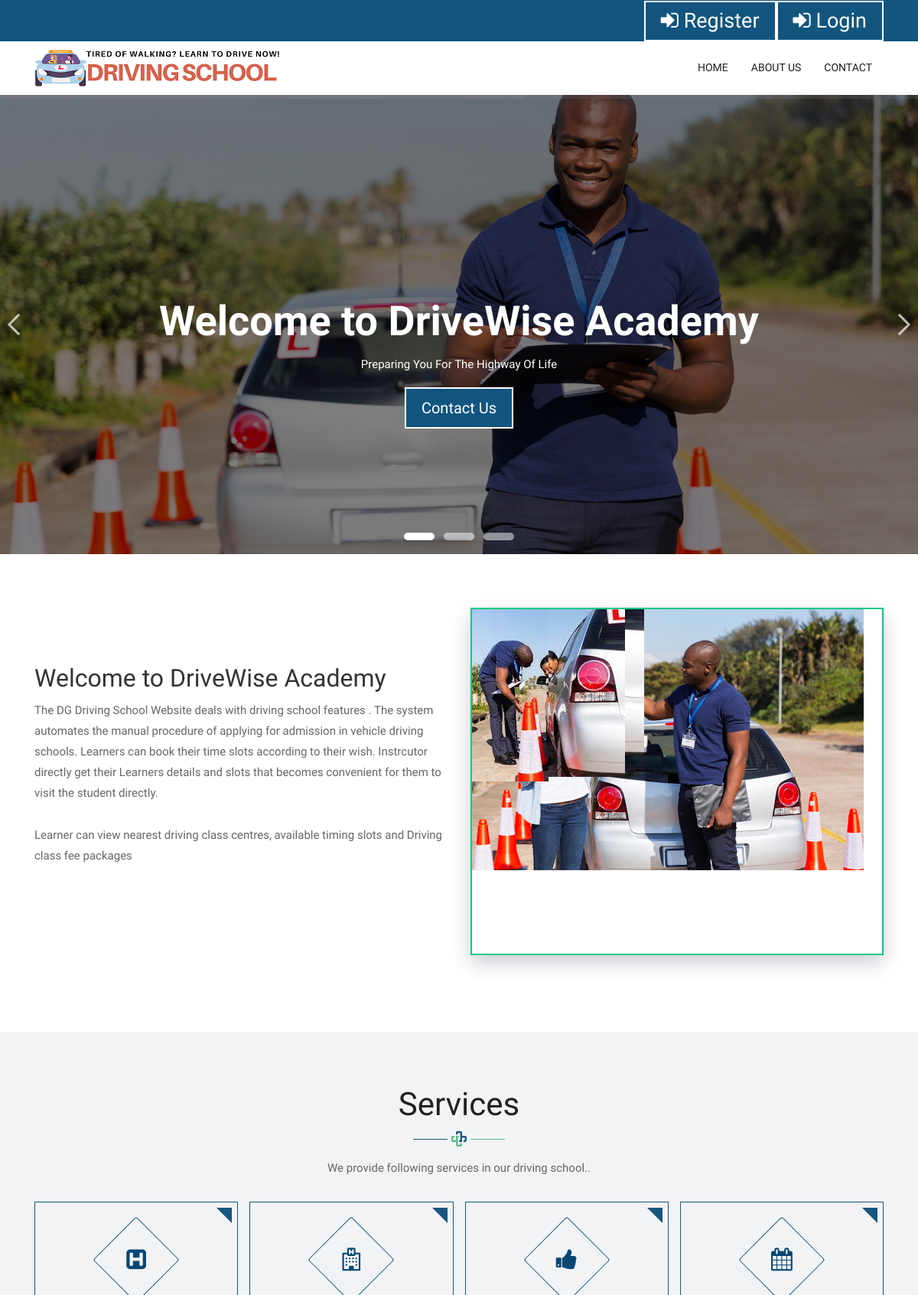
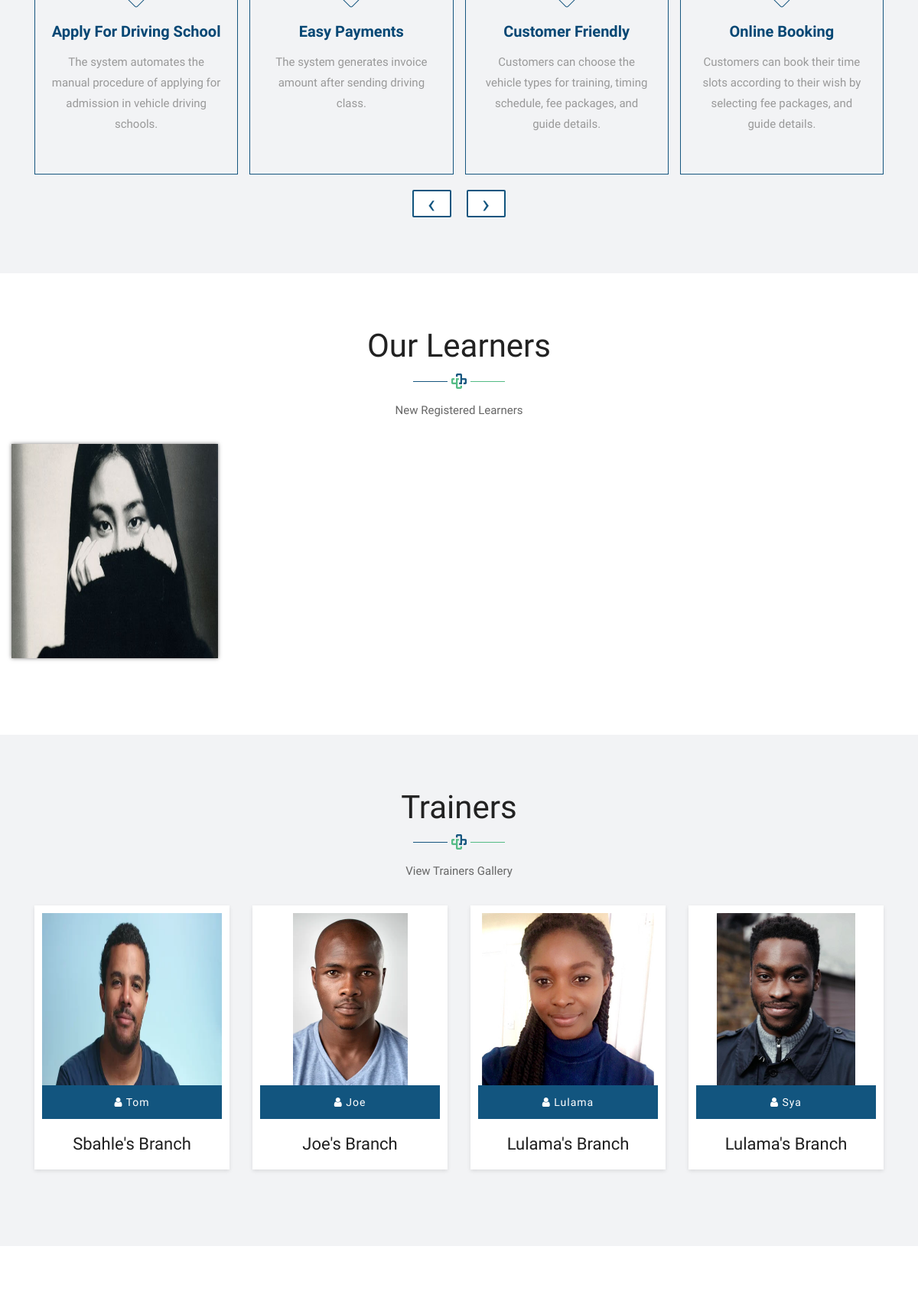
The page / (upper part) on the database its author committed (2 pictures, top to bottom).
### tables this page shows
CREATE TABLE `customer` (
  `customer_id` int(10) NOT NULL,
  `customer_name` varchar(100) NOT NULL,
  `gender` varchar(10) NOT NULL,
  `dob` date NOT NULL,
  `customer_address` text NOT NULL,
  `cust_email` varchar(25) NOT NULL,
  `cust_mob` varchar(15) NOT NULL,
  `cust_password` varchar(25) NOT NULL,
  `profile_img` varchar(100) NOT NULL,
  `status` varchar(10) NOT NULL
);

CREATE TABLE `employee` (
  `employee_id` int(10) NOT NULL,
  `branch_id` int(10) NOT NULL,
  `employee_name` varchar(25) NOT NULL,
  `employee_type` varchar(25) NOT NULL,
  `gender` varchar(10) NOT NULL,
  `login_id` varchar(25) NOT NULL,
  `password` varchar(25) NOT NULL,
  `email_id` varchar(50) NOT NULL,
  `profile` text NOT NULL,
  `address` text NOT NULL,
  `contact_no` varchar(15) NOT NULL,
  `certificate` varchar(100) NOT NULL,
  `profile_img` varchar(100) NOT NULL,
  `status` varchar(10) NOT NULL
);

CREATE TABLE `branch` (
  `branch_id` int(10) NOT NULL,
  `branch_name` varchar(30) NOT NULL,
  `branch_address` text NOT NULL,
  `contact_no` varchar(15) NOT NULL,
  `status` varchar(10) NOT NULL
);

### index.php (the view, shortened to what this page needs)
<?php
include("header.php");
?>
	<div class="ulockd-home-slider">
		<div class="container-fluid">
			<div class="row">
				<div class="pogoSlider" id="js-main-slider">
					<div class="pogoSlider-slide" data-transition="fade" data-duration="1500" style="background-image:url(images/slader3.jpg);">
						<div class="lbox-caption pogoSlider-slide-element">
							<div class="lbox-details">
								<h1>Welcome to DriveWise Academy</h1>
							<p>Preparing You For The Highway Of Life </p>
								<a href="contact.php" class="btn">Contact Us</a>
							</div>
						</div>
					</div>
				</div>
			</div>
		</div>
	</div>
	<div id="about" class="about-box">
		<div class="about-a1">
			<div class="container">
				<div class="row">
					<div class="col-lg-12 col-md-12 col-sm-12">
						<div class="row align-items-center about-main-info">
							<div class="col-lg-6 col-md-6 col-sm-12">
								<h2> Welcome to DriveWise Academy</h2>
								<p>The DG Driving School Website deals with driving school features . The system automates the manual procedure of applying for admission in vehicle driving schools. Learners can book their time slots according to their wish. Instrcutor directly get their Learners details and slots that becomes convenient for them to visit the student directly.<br><br>
								Learner can view nearest driving class centres, available timing slots and Driving class fee packages<br><br>
								</p>
							</div>
							<div class="col-lg-6 col-md-6 col-sm-12">
<div class="about-m">
	<ul id="banner">
		<li>
		</li>
		<li>
		</li>
	</ul>
</div>
							</div>
						</div>
					</div>
				</div>
			</div>
		</div>
	</div>
	<div id="services" class="services-box">
		<div class="container">
			<div class="row">
				<div class="col-lg-12">
					<div class="title-box">
						<h2>Services</h2>
						<p>We provide following services in our driving school.. </p>
					</div>
				</div>
			</div>
			<div class="row">
				<div class="col-lg-12">
					<div class="owl-carousel owl-theme">
						<div class="item">
							<div class="serviceBox" style="height: 350px;">
								<div class="service-icon"><i class="fa fa-h-square" aria-hidden="true"></i></div>
								<h3 class="title">Apply for Driving School</h3>
								<p class="description">
									The system automates the manual procedure of applying for admission in vehicle driving schools.
								</p>
							</div>
						</div>
						<div class="item">
							<div class="serviceBox" style="height: 350px;">
								<div class="service-icon"><i class="fa fa-hospital-o" aria-hidden="true"></i></div>
								<h3 class="title">Easy Payments</h3>
								<p class="description">
									The system generates invoice amount after sending driving class.
								</p>
							</div>
						</div>
						<div class="item">
							<div class="serviceBox"  style="height: 350px;">
								<div class="service-icon"><i class="fa fa-thumbs-up" aria-hidden="true"></i></div>
								<h3 class="title">Customer Friendly</h3>
								<p class="description">
									Customers can choose the vehicle types for training, timing schedule,
fee packages, and guide details.
								</p>
							</div>
						</div>
						<div class="item">
							<div class="serviceBox"  style="height: 350px;">
								<div class="service-icon"><i class="fa fa-calendar" aria-hidden="true"></i></div>
								<h3 class="title">Online Booking</h3>
								<p class="description">
									Customers can book their time slots according to their wish by selecting fee packages, and guide details.
								</p>
							</div>
						</div>
					</div>
				</div>
			</div>
		</div>
	</div>
	<div id="gallery" class="gallery-box">
		<div class="container-fluid">
			<div class="row">
				<div class="col-lg-12">
					<div class="title-box">
						<h2>Our Learners</h2>
						<p>New Registered Learners</p>
					</div>
				</div>
			</div>
			<div class="popup-gallery row clearfix">
<?php
$sqlcustomer = "SELECT * FROM customer ORDER BY customer_id DESC limit 8";
$qsqlcustomer = mysqli_query($con,$sqlcustomer);
while($rscustomer = mysqli_fetch_array($qsqlcustomer))
{
	if(file_exists("imgcustprofile/".$rscustomer['profile_img']))
	{
		if($rscustomer['profile_img'] != "")
		{
?>
	<div class="col-md-3 col-sm-6">
		<div class="box-gallery">
			<img src="imgcustprofile/<?php echo $rscustomer['profile_img']; ?>" alt="" style="height: 280px;">
			<div class="box-content">
			</div>
		</div>
	</div>
<?php
		}
	}
}
?>
			</div>
		</div>
	</div>
	<div id="blog" class="blog-box">
		<div class="container">
			<div class="row">
				<div class="col-lg-12">
					<div class="title-box">
						<h2>Trainers</h2>
						<p>View Trainers Gallery</p>
					</div>
				</div>
			</div>
			<div class="row">
<?php
	$sql = "SELECT employee.*,branch.branch_name from employee LEFT JOIN branch ON employee.branch_id=branch.branch_id WHERE employee.employee_type='Employee' LIMIT 9";
	$qsql = mysqli_query($con,$sql);
	while($rsemployee = mysqli_fetch_array($qsql))
	{
		if(file_exists("imgemployee/".$rsemployee['profile_img']))
		{
			if($rsemployee['profile_img'] != "")
			{
?>
				<div class="col-lg-3 col-md-6 col-sm-12">
					<div class="blog-inner">
						<div class="blog-img">
							<img class="img-fluid" src="<?php echo "imgemployee/".$rsemployee['profile_img']; ?>" alt="" style="height: 225px;" />
						</div>
						<div class="item-meta">
							<a href="#"><i class="fa fa-user"></i> <?php echo $rsemployee['employee_name']; ?> </a>
						</div>
						<h2><?php echo $rsemployee['branch_name']; ?></h2>
					</div>
				</div>
<?php
			}
		}
	}
?>
			</div>
		</div>
	</div>
	<div id="contact" class="contact-box">
	</div>
<?php
include("footer.php");
?>

### rows shown on the page
customer: profile_img (picture)
employee: profile_img (picture), employee_name "Tom", branch.branch_name "Sbahle's Branch"
employee: profile_img (picture), employee_name "Joe", branch.branch_name "Joe's Branch"
employee: profile_img (picture), employee_name "Lulama", branch.branch_name "Lulama's Branch"
employee: profile_img (picture), employee_name "Sya", branch.branch_name "Lulama's Branch"
